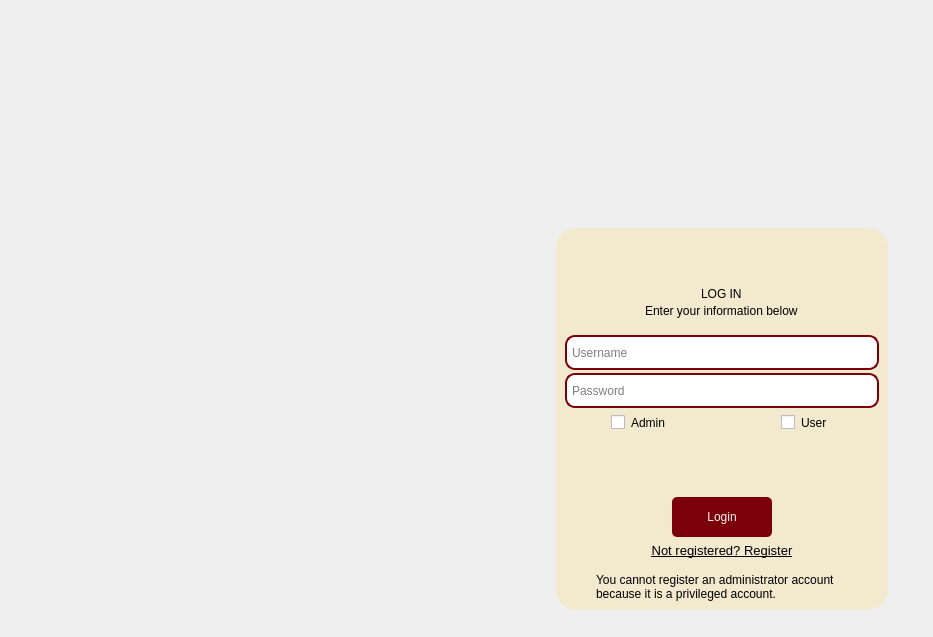
<?xml version="1.0" encoding="UTF-8"?>
<ui version="4.0">
 <class>MainWindow</class>
 <widget class="QMainWindow" name="MainWindow">
  <property name="geometry">
   <rect>
    <x>0</x>
    <y>0</y>
    <width>933</width>
    <height>637</height>
   </rect>
  </property>
  <property name="minimumSize">
   <size>
    <width>933</width>
    <height>637</height>
   </size>
  </property>
  <property name="maximumSize">
   <size>
    <width>933</width>
    <height>637</height>
   </size>
  </property>
  <property name="windowTitle">
   <string>WelcomeCinex</string>
  </property>
  <property name="styleSheet">
   <string notr="true">* {
    border: none;
    padding: 0;
    margin: 0;
    color: #fff;
}

#centralwidget {

    background: url(&quot;D:/FinalProject/FinalProject/images/Welcome/login_bg.png&quot;) no-repeat center center;
    background-size: cover;
    background-position: center;
    background-repeat: no-repeat;
}
QStackedWidget {
    background-color: rgb(243, 233, 206);
    border-radius: 20px;
}
QLineEdit {
	font: 75 10pt &quot;MS Shell Dlg 2&quot;;
    color: rgb(0, 0, 0);
    padding: 5px 3px;
    border-radius: 5px;
}
#pushButtonRegister, #pushButtonLogin {
    background-color: rgb(124, 0, 11);
    padding: 10px 5px;
    border-radius: 5px;
}
 #pushButtonTo_Register, #pushButtonTo_Login {
    background-color: transparent;
}
#frame, #frame_2, #frame_3, #frame_4, #frame_5 {
    background: none;
    border: none;
}
QLineEdit {
    border-radius: 10px;
    border: 2px solid #7c000b;
}</string>
  </property>
  <widget class="QWidget" name="centralwidget">
   <layout class="QHBoxLayout" name="horizontalLayout">
    <item>
     <widget class="QFrame" name="frame">
      <property name="frameShape">
       <enum>QFrame::NoFrame</enum>
      </property>
      <layout class="QGridLayout" name="gridLayout">
       <item row="0" column="0">
        <spacer name="horizontalSpacer">
         <property name="orientation">
          <enum>Qt::Horizontal</enum>
         </property>
         <property name="sizeHint" stdset="0">
          <size>
           <width>434</width>
           <height>20</height>
          </size>
         </property>
        </spacer>
       </item>
      </layout>
     </widget>
    </item>
    <item>
     <widget class="QFrame" name="frame_2">
      <property name="frameShape">
       <enum>QFrame::NoFrame</enum>
      </property>
      <layout class="QVBoxLayout" name="verticalLayout">
       <item>
        <widget class="QFrame" name="frame_11">
         <property name="frameShape">
          <enum>QFrame::StyledPanel</enum>
         </property>
         <property name="frameShadow">
          <enum>QFrame::Raised</enum>
         </property>
         <layout class="QGridLayout" name="gridLayout_2">
          <item row="0" column="0">
           <spacer name="verticalSpacer">
            <property name="orientation">
             <enum>Qt::Vertical</enum>
            </property>
            <property name="sizeHint" stdset="0">
             <size>
              <width>20</width>
              <height>88</height>
             </size>
            </property>
           </spacer>
          </item>
         </layout>
        </widget>
       </item>
       <item>
        <widget class="QFrame" name="frame_12">
         <property name="frameShape">
          <enum>QFrame::StyledPanel</enum>
         </property>
         <property name="frameShadow">
          <enum>QFrame::Raised</enum>
         </property>
         <layout class="QVBoxLayout" name="verticalLayout_2">
          <item>
           <widget class="QFrame" name="frame_3">
            <property name="frameShape">
             <enum>QFrame::StyledPanel</enum>
            </property>
            <property name="frameShadow">
             <enum>QFrame::Raised</enum>
            </property>
            <layout class="QHBoxLayout" name="horizontalLayout_4">
             <item>
              <spacer name="verticalSpacer_2">
               <property name="orientation">
                <enum>Qt::Vertical</enum>
               </property>
               <property name="sizeHint" stdset="0">
                <size>
                 <width>20</width>
                 <height>40</height>
                </size>
               </property>
              </spacer>
             </item>
            </layout>
           </widget>
          </item>
          <item>
           <widget class="QFrame" name="frame_4">
            <property name="frameShape">
             <enum>QFrame::StyledPanel</enum>
            </property>
            <property name="frameShadow">
             <enum>QFrame::Raised</enum>
            </property>
            <layout class="QGridLayout" name="gridLayout_5">
             <property name="leftMargin">
              <number>0</number>
             </property>
             <property name="topMargin">
              <number>0</number>
             </property>
             <property name="rightMargin">
              <number>0</number>
             </property>
             <property name="bottomMargin">
              <number>0</number>
             </property>
             <property name="spacing">
              <number>0</number>
             </property>
             <item row="0" column="0">
              <widget class="QFrame" name="frame_5">
               <property name="frameShape">
                <enum>QFrame::StyledPanel</enum>
               </property>
               <property name="frameShadow">
                <enum>QFrame::Raised</enum>
               </property>
               <layout class="QGridLayout" name="gridLayout_3">
                <item row="0" column="0">
                 <spacer name="horizontalSpacer_2">
                  <property name="orientation">
                   <enum>Qt::Horizontal</enum>
                  </property>
                  <property name="sizeHint" stdset="0">
                   <size>
                    <width>40</width>
                    <height>20</height>
                   </size>
                  </property>
                 </spacer>
                </item>
               </layout>
              </widget>
             </item>
             <item row="0" column="1">
              <widget class="QStackedWidget" name="stackedWidget">
               <property name="currentIndex">
                <number>1</number>
               </property>
               <widget class="QWidget" name="RegisterPage">
                <property name="sizePolicy">
                 <sizepolicy hsizetype="Fixed" vsizetype="Preferred">
                  <horstretch>0</horstretch>
                  <verstretch>0</verstretch>
                 </sizepolicy>
                </property>
                <property name="minimumSize">
                 <size>
                  <width>332</width>
                  <height>382</height>
                 </size>
                </property>
                <property name="maximumSize">
                 <size>
                  <width>332</width>
                  <height>382</height>
                 </size>
                </property>
                <layout class="QVBoxLayout" name="verticalLayout_3">
                 <property name="spacing">
                  <number>0</number>
                 </property>
                 <property name="leftMargin">
                  <number>0</number>
                 </property>
                 <property name="topMargin">
                  <number>0</number>
                 </property>
                 <property name="rightMargin">
                  <number>0</number>
                 </property>
                 <property name="bottomMargin">
                  <number>0</number>
                 </property>
                 <item>
                  <widget class="QFrame" name="frame_6">
                   <property name="frameShape">
                    <enum>QFrame::NoFrame</enum>
                   </property>
                   <layout class="QVBoxLayout" name="verticalLayout_4">
                    <property name="spacing">
                     <number>9</number>
                    </property>
                    <property name="leftMargin">
                     <number>9</number>
                    </property>
                    <property name="topMargin">
                     <number>0</number>
                    </property>
                    <item>
                     <widget class="QFrame" name="frame_7">
                      <property name="frameShape">
                       <enum>QFrame::NoFrame</enum>
                      </property>
                      <layout class="QVBoxLayout" name="verticalLayout_5">
                       <property name="spacing">
                        <number>0</number>
                       </property>
                       <property name="bottomMargin">
                        <number>0</number>
                       </property>
                       <item alignment="Qt::AlignHCenter">
                        <widget class="QLabel" name="label">
                         <property name="minimumSize">
                          <size>
                           <width>50</width>
                           <height>50</height>
                          </size>
                         </property>
                         <property name="maximumSize">
                          <size>
                           <width>50</width>
                           <height>50</height>
                          </size>
                         </property>
                         <property name="text">
                          <string/>
                         </property>
                         <property name="pixmap">
                          <pixmap resource="../../utils/resources.qrc">:/RedIcons/images/icons/RedIcons/user_plus_ic.svg</pixmap>
                         </property>
                         <property name="scaledContents">
                          <bool>true</bool>
                         </property>
                        </widget>
                       </item>
                       <item alignment="Qt::AlignHCenter">
                        <widget class="QLabel" name="label_2">
                         <property name="styleSheet">
                          <string notr="true">font: 87 18pt &quot;Segoe UI Black&quot;;
color: rgb(0, 0, 0);</string>
                         </property>
                         <property name="text">
                          <string>SIGN UP</string>
                         </property>
                        </widget>
                       </item>
                       <item alignment="Qt::AlignHCenter">
                        <widget class="QLabel" name="label_3">
                         <property name="styleSheet">
                          <string notr="true">font: 75 10pt &quot;MS Shell Dlg 2&quot;;
color: rgb(0, 0, 0);</string>
                         </property>
                         <property name="text">
                          <string>Enter your information below</string>
                         </property>
                        </widget>
                       </item>
                      </layout>
                     </widget>
                    </item>
                    <item>
                     <widget class="QLineEdit" name="lineEditUsername_Signup">
                      <property name="minimumSize">
                       <size>
                        <width>0</width>
                        <height>35</height>
                       </size>
                      </property>
                      <property name="maximumSize">
                       <size>
                        <width>16777215</width>
                        <height>35</height>
                       </size>
                      </property>
                      <property name="styleSheet">
                       <string notr="true">color: rgb(0, 0, 0);</string>
                      </property>
                      <property name="echoMode">
                       <enum>QLineEdit::Normal</enum>
                      </property>
                      <property name="placeholderText">
                       <string>Username</string>
                      </property>
                     </widget>
                    </item>
                    <item>
                     <widget class="QLineEdit" name="lineEditPassword_Signup">
                      <property name="minimumSize">
                       <size>
                        <width>0</width>
                        <height>35</height>
                       </size>
                      </property>
                      <property name="maximumSize">
                       <size>
                        <width>16777215</width>
                        <height>35</height>
                       </size>
                      </property>
                      <property name="text">
                       <string/>
                      </property>
                      <property name="echoMode">
                       <enum>QLineEdit::Password</enum>
                      </property>
                      <property name="placeholderText">
                       <string>Password</string>
                      </property>
                     </widget>
                    </item>
                    <item>
                     <widget class="QLineEdit" name="lineEditConfirmPassword_Signup">
                      <property name="minimumSize">
                       <size>
                        <width>0</width>
                        <height>35</height>
                       </size>
                      </property>
                      <property name="maximumSize">
                       <size>
                        <width>16777215</width>
                        <height>35</height>
                       </size>
                      </property>
                      <property name="text">
                       <string/>
                      </property>
                      <property name="echoMode">
                       <enum>QLineEdit::Password</enum>
                      </property>
                      <property name="placeholderText">
                       <string>Confirm Passord</string>
                      </property>
                     </widget>
                    </item>
                   </layout>
                  </widget>
                 </item>
                 <item>
                  <widget class="QFrame" name="frame_8">
                   <property name="frameShape">
                    <enum>QFrame::NoFrame</enum>
                   </property>
                   <layout class="QVBoxLayout" name="verticalLayout_6">
                    <property name="spacing">
                     <number>9</number>
                    </property>
                    <item alignment="Qt::AlignHCenter">
                     <widget class="QPushButton" name="pushButtonRegister">
                      <property name="minimumSize">
                       <size>
                        <width>100</width>
                        <height>40</height>
                       </size>
                      </property>
                      <property name="maximumSize">
                       <size>
                        <width>130</width>
                        <height>16777215</height>
                       </size>
                      </property>
                      <property name="sizeIncrement">
                       <size>
                        <width>0</width>
                        <height>0</height>
                       </size>
                      </property>
                      <property name="styleSheet">
                       <string notr="true">font: 87 12pt &quot;Segoe UI Black&quot;;
color: rgb(249, 246, 233);</string>
                      </property>
                      <property name="text">
                       <string>Register</string>
                      </property>
                     </widget>
                    </item>
                    <item alignment="Qt::AlignVCenter">
                     <widget class="QPushButton" name="pushButtonTo_Login">
                      <property name="font">
                       <font>
                        <family>MS Shell Dlg 2</family>
                        <pointsize>10</pointsize>
                        <weight>50</weight>
                        <italic>false</italic>
                        <bold>false</bold>
                        <underline>true</underline>
                       </font>
                      </property>
                      <property name="styleSheet">
                       <string notr="true">font: 10pt &quot;MS Shell Dlg 2&quot;;
text-decoration: underline;
color: rgb(0, 0, 0);</string>
                      </property>
                      <property name="text">
                       <string>Already registered? Login</string>
                      </property>
                     </widget>
                    </item>
                   </layout>
                  </widget>
                 </item>
                </layout>
               </widget>
               <widget class="QWidget" name="LoginPage">
                <property name="sizePolicy">
                 <sizepolicy hsizetype="Fixed" vsizetype="Fixed">
                  <horstretch>0</horstretch>
                  <verstretch>0</verstretch>
                 </sizepolicy>
                </property>
                <property name="minimumSize">
                 <size>
                  <width>332</width>
                  <height>382</height>
                 </size>
                </property>
                <property name="maximumSize">
                 <size>
                  <width>332</width>
                  <height>16777215</height>
                 </size>
                </property>
                <layout class="QVBoxLayout" name="verticalLayout_7">
                 <property name="spacing">
                  <number>0</number>
                 </property>
                 <property name="leftMargin">
                  <number>0</number>
                 </property>
                 <property name="topMargin">
                  <number>0</number>
                 </property>
                 <property name="rightMargin">
                  <number>0</number>
                 </property>
                 <property name="bottomMargin">
                  <number>0</number>
                 </property>
                 <item>
                  <widget class="QFrame" name="frame_9">
                   <property name="frameShape">
                    <enum>QFrame::NoFrame</enum>
                   </property>
                   <layout class="QVBoxLayout" name="verticalLayout_8">
                    <property name="spacing">
                     <number>3</number>
                    </property>
                    <property name="leftMargin">
                     <number>6</number>
                    </property>
                    <property name="topMargin">
                     <number>6</number>
                    </property>
                    <property name="rightMargin">
                     <number>6</number>
                    </property>
                    <property name="bottomMargin">
                     <number>6</number>
                    </property>
                    <item alignment="Qt::AlignHCenter">
                     <widget class="QLabel" name="label_5">
                      <property name="minimumSize">
                       <size>
                        <width>50</width>
                        <height>50</height>
                       </size>
                      </property>
                      <property name="maximumSize">
                       <size>
                        <width>50</width>
                        <height>50</height>
                       </size>
                      </property>
                      <property name="text">
                       <string/>
                      </property>
                      <property name="pixmap">
                       <pixmap resource="../../utils/resources.qrc">:/RedIcons/images/icons/RedIcons/user_ic.svg</pixmap>
                      </property>
                      <property name="scaledContents">
                       <bool>true</bool>
                      </property>
                     </widget>
                    </item>
                    <item alignment="Qt::AlignHCenter">
                     <widget class="QLabel" name="label_6">
                      <property name="styleSheet">
                       <string notr="true">font: 87 18pt &quot;Segoe UI Black&quot;;
color: rgb(0, 0, 0);</string>
                      </property>
                      <property name="text">
                       <string>LOG IN</string>
                      </property>
                     </widget>
                    </item>
                    <item alignment="Qt::AlignHCenter">
                     <widget class="QLabel" name="label_4">
                      <property name="styleSheet">
                       <string notr="true">font: 75 10pt &quot;MS Shell Dlg 2&quot;;
color: rgb(0, 0, 0);</string>
                      </property>
                      <property name="text">
                       <string>Enter your information below</string>
                      </property>
                     </widget>
                    </item>
                   </layout>
                  </widget>
                 </item>
                 <item>
                  <widget class="QFrame" name="frame_10">
                   <property name="frameShape">
                    <enum>QFrame::NoFrame</enum>
                   </property>
                   <layout class="QVBoxLayout" name="verticalLayout_9">
                    <property name="spacing">
                     <number>3</number>
                    </property>
                    <item>
                     <widget class="QLineEdit" name="lineEditUsername_Login">
                      <property name="minimumSize">
                       <size>
                        <width>0</width>
                        <height>35</height>
                       </size>
                      </property>
                      <property name="maximumSize">
                       <size>
                        <width>16777215</width>
                        <height>30</height>
                       </size>
                      </property>
                      <property name="echoMode">
                       <enum>QLineEdit::Normal</enum>
                      </property>
                      <property name="placeholderText">
                       <string>Username</string>
                      </property>
                     </widget>
                    </item>
                    <item>
                     <widget class="QLineEdit" name="lineEditPassword_Login">
                      <property name="minimumSize">
                       <size>
                        <width>0</width>
                        <height>35</height>
                       </size>
                      </property>
                      <property name="maximumSize">
                       <size>
                        <width>16777215</width>
                        <height>30</height>
                       </size>
                      </property>
                      <property name="text">
                       <string/>
                      </property>
                      <property name="echoMode">
                       <enum>QLineEdit::Password</enum>
                      </property>
                      <property name="placeholderText">
                       <string>Password</string>
                      </property>
                     </widget>
                    </item>
                   </layout>
                  </widget>
                 </item>
                 <item>
                  <widget class="QFrame" name="frame_13">
                   <property name="frameShape">
                    <enum>QFrame::NoFrame</enum>
                   </property>
                   <layout class="QHBoxLayout" name="horizontalLayout_2">
                    <property name="spacing">
                     <number>0</number>
                    </property>
                    <property name="leftMargin">
                     <number>0</number>
                    </property>
                    <property name="topMargin">
                     <number>0</number>
                    </property>
                    <property name="rightMargin">
                     <number>0</number>
                    </property>
                    <property name="bottomMargin">
                     <number>0</number>
                    </property>
                    <item alignment="Qt::AlignHCenter">
                     <widget class="QCheckBox" name="checkBox_2">
                      <property name="maximumSize">
                       <size>
                        <width>16777215</width>
                        <height>20</height>
                       </size>
                      </property>
                      <property name="styleSheet">
                       <string notr="true">
font: 63 10pt &quot;Segoe UI Semibold&quot;;
color: rgb(0, 0, 0);</string>
                      </property>
                      <property name="text">
                       <string>Admin</string>
                      </property>
                      <property name="iconSize">
                       <size>
                        <width>24</width>
                        <height>24</height>
                       </size>
                      </property>
                     </widget>
                    </item>
                    <item alignment="Qt::AlignHCenter|Qt::AlignTop">
                     <widget class="QCheckBox" name="checkBox">
                      <property name="styleSheet">
                       <string notr="true">
font: 63 10pt &quot;Segoe UI Semibold&quot;;
color: rgb(0, 0, 0);</string>
                      </property>
                      <property name="text">
                       <string>User</string>
                      </property>
                      <property name="iconSize">
                       <size>
                        <width>24</width>
                        <height>24</height>
                       </size>
                      </property>
                     </widget>
                    </item>
                   </layout>
                  </widget>
                 </item>
                 <item>
                  <widget class="QFrame" name="frame_14">
                   <property name="frameShape">
                    <enum>QFrame::NoFrame</enum>
                   </property>
                   <layout class="QVBoxLayout" name="verticalLayout_10">
                    <property name="spacing">
                     <number>6</number>
                    </property>
                    <property name="leftMargin">
                     <number>6</number>
                    </property>
                    <property name="topMargin">
                     <number>6</number>
                    </property>
                    <property name="rightMargin">
                     <number>6</number>
                    </property>
                    <property name="bottomMargin">
                     <number>6</number>
                    </property>
                    <item>
                     <spacer name="verticalSpacer_4">
                      <property name="orientation">
                       <enum>Qt::Vertical</enum>
                      </property>
                      <property name="sizeHint" stdset="0">
                       <size>
                        <width>20</width>
                        <height>6</height>
                       </size>
                      </property>
                     </spacer>
                    </item>
                    <item alignment="Qt::AlignHCenter">
                     <widget class="QPushButton" name="pushButtonLogin">
                      <property name="minimumSize">
                       <size>
                        <width>100</width>
                        <height>40</height>
                       </size>
                      </property>
                      <property name="maximumSize">
                       <size>
                        <width>130</width>
                        <height>16777215</height>
                       </size>
                      </property>
                      <property name="sizeIncrement">
                       <size>
                        <width>0</width>
                        <height>0</height>
                       </size>
                      </property>
                      <property name="styleSheet">
                       <string notr="true">font: 87 12pt &quot;Segoe UI Black&quot;;
color: rgb(249, 246, 233);</string>
                      </property>
                      <property name="text">
                       <string>Login</string>
                      </property>
                     </widget>
                    </item>
                    <item alignment="Qt::AlignHCenter">
                     <widget class="QPushButton" name="pushButtonTo_Register">
                      <property name="font">
                       <font>
                        <family>MS Shell Dlg 2</family>
                        <pointsize>10</pointsize>
                        <weight>50</weight>
                        <italic>false</italic>
                        <bold>false</bold>
                        <underline>true</underline>
                       </font>
                      </property>
                      <property name="styleSheet">
                       <string notr="true">font: 10pt &quot;MS Shell Dlg 2&quot;;
text-decoration: underline;
color: rgb(0, 0, 0);</string>
                      </property>
                      <property name="text">
                       <string>Not registered? Register</string>
                      </property>
                     </widget>
                    </item>
                   </layout>
                  </widget>
                 </item>
                 <item>
                  <widget class="QFrame" name="frame_15">
                   <property name="frameShape">
                    <enum>QFrame::NoFrame</enum>
                   </property>
                   <layout class="QHBoxLayout" name="horizontalLayout_3">
                    <item>
                     <widget class="QLabel" name="label_7">
                      <property name="maximumSize">
                       <size>
                        <width>25</width>
                        <height>25</height>
                       </size>
                      </property>
                      <property name="text">
                       <string/>
                      </property>
                      <property name="pixmap">
                       <pixmap>C:/Users/Nhu Anh/.designer/images/icons/RedIcons/alert_circle_ic.svg</pixmap>
                      </property>
                      <property name="scaledContents">
                       <bool>true</bool>
                      </property>
                     </widget>
                    </item>
                    <item alignment="Qt::AlignVCenter">
                     <widget class="QLabel" name="label_8">
                      <property name="styleSheet">
                       <string notr="true">color: rgb(0, 0, 0);
font: 8pt &quot;MS Shell Dlg 2&quot;;</string>
                      </property>
                      <property name="text">
                       <string>&lt;html&gt;&lt;head/&gt;&lt;body&gt;&lt;p&gt;You cannot register an administrator account &lt;br&gt;because it is a privileged account.&lt;/p&gt;&lt;/body&gt;&lt;/html&gt;</string>
                      </property>
                     </widget>
                    </item>
                   </layout>
                  </widget>
                 </item>
                </layout>
               </widget>
              </widget>
             </item>
             <item row="0" column="2">
              <widget class="QFrame" name="frame_16">
               <property name="frameShape">
                <enum>QFrame::StyledPanel</enum>
               </property>
               <property name="frameShadow">
                <enum>QFrame::Raised</enum>
               </property>
               <layout class="QGridLayout" name="gridLayout_4"/>
              </widget>
             </item>
            </layout>
           </widget>
          </item>
         </layout>
        </widget>
       </item>
      </layout>
     </widget>
    </item>
   </layout>
  </widget>
 </widget>
 <resources>
  <include location="../../utils/resources.qrc"/>
 </resources>
 <connections/>
</ui>
